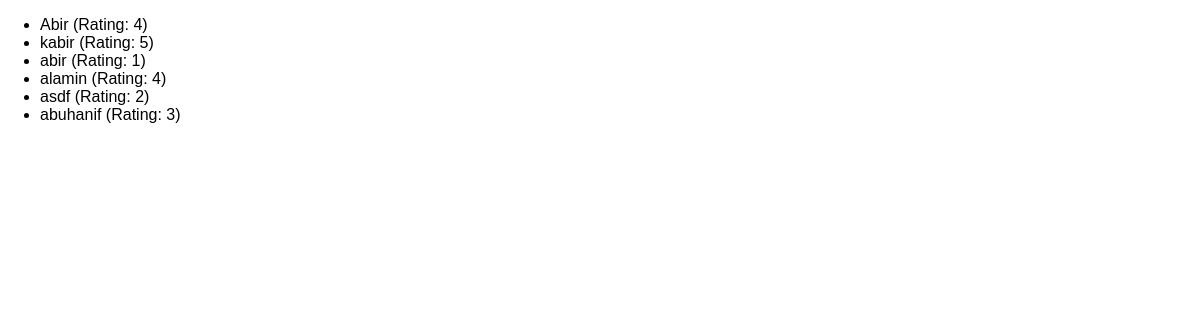
The app's page /reviews with its own data.
### reviews/models.py (models this page shows)
class Review(models.Model):
    user_name = models.CharField(max_length=100)
    review_text = models.TextField()
    rating = models.IntegerField()

### reviews/views.py (the view)
# urls.py: path("reviews",views.ReviewsListView.as_view()),
class ReviewsListView(ListView):
    template_name = "reviews/review_list.html"
    model = Review
    context_object_name = "reviews"
    def get_queryset(self):
        base_query = super().get_queryset()
        data = base_query.filter(rating__gte=0)
        return data

### reviews/templates/reviews/review_list.html (shortened to what this page needs)
{%extends "reviews/base.html"%}
{% block content %}
    <ul>
        {% for review in reviews %}
            <li>{{review.user_name}} (Rating: {{review.rating}})</li>
        {% endfor %}
    </ul>
{% endblock content %}

### reviews/static/reviews/styles.css (style rules this page uses)
body { font-family: sans-serif; margin: 0; }

### records on screen
Review: user_name "Abir", rating "4"
Review: user_name "kabir", rating "5"
Review: user_name "abir", rating "1"
Review: user_name "alamin", rating "4"
Review: user_name "asdf", rating "2"
Review: user_name "abuhanif", rating "3"
